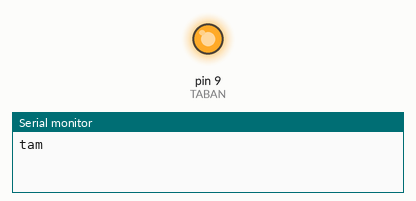
This sketch was run on a simulated Arduino Uno, built with avr-gcc and run on an emulated ATmega328P. Parts: output pins drawn as LEDs (lit = HIGH), the last lines printed to the serial monitor.

Above: at 0.05 s.
At 2.25 s:
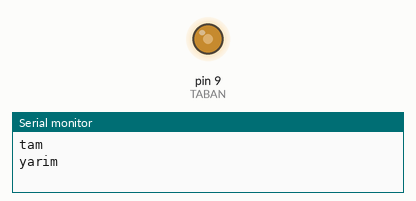
At 4.5 s:
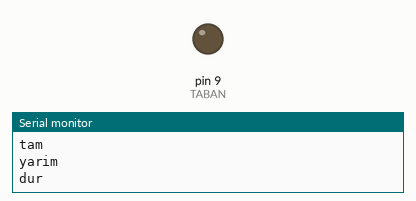
Timing chart, 0 to 5.9 s (numbered marks = the images above):
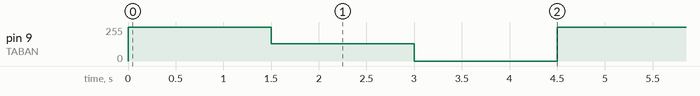

The sketch:

npn_motor.ino
```cpp
// NPN transistörle (BC547 / 2N2222 / TIP122) DC motor anahtarlama, alçak taraf:
// D9 -> 1 kΩ -> taban (B); emitör (E) -> GND; kolektör (C) -> motor -> 5V.
// Motorun uçlarına 1N4007 ters paralel (katot 5V tarafında): kesilen akımın geri tepmesini söndürür.
const int TABAN = 9;

void setup() {
  Serial.begin(9600);
  pinMode(TABAN, OUTPUT);
}

void loop() {
  Serial.println("tam");   analogWrite(TABAN, 255); delay(1500);
  Serial.println("yarim"); analogWrite(TABAN, 128); delay(1500);
  Serial.println("dur");   analogWrite(TABAN, 0);   delay(1500);
}
```

Measured:
- by itself, pin 9 (TABAN): repeats every 4.5 s: 128/255 1.5 s, 0/255 1.5 s, 255/255 1.5 s
